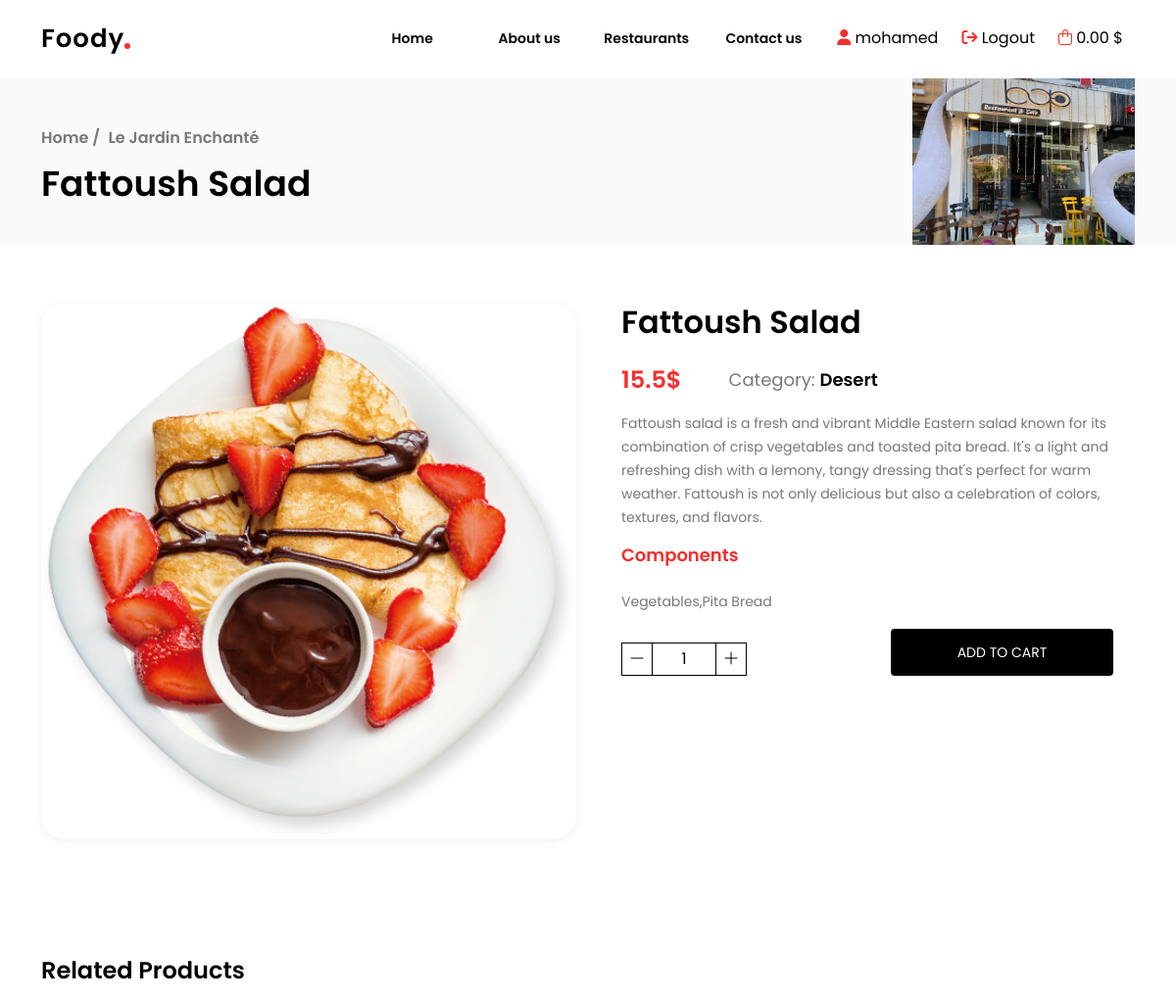
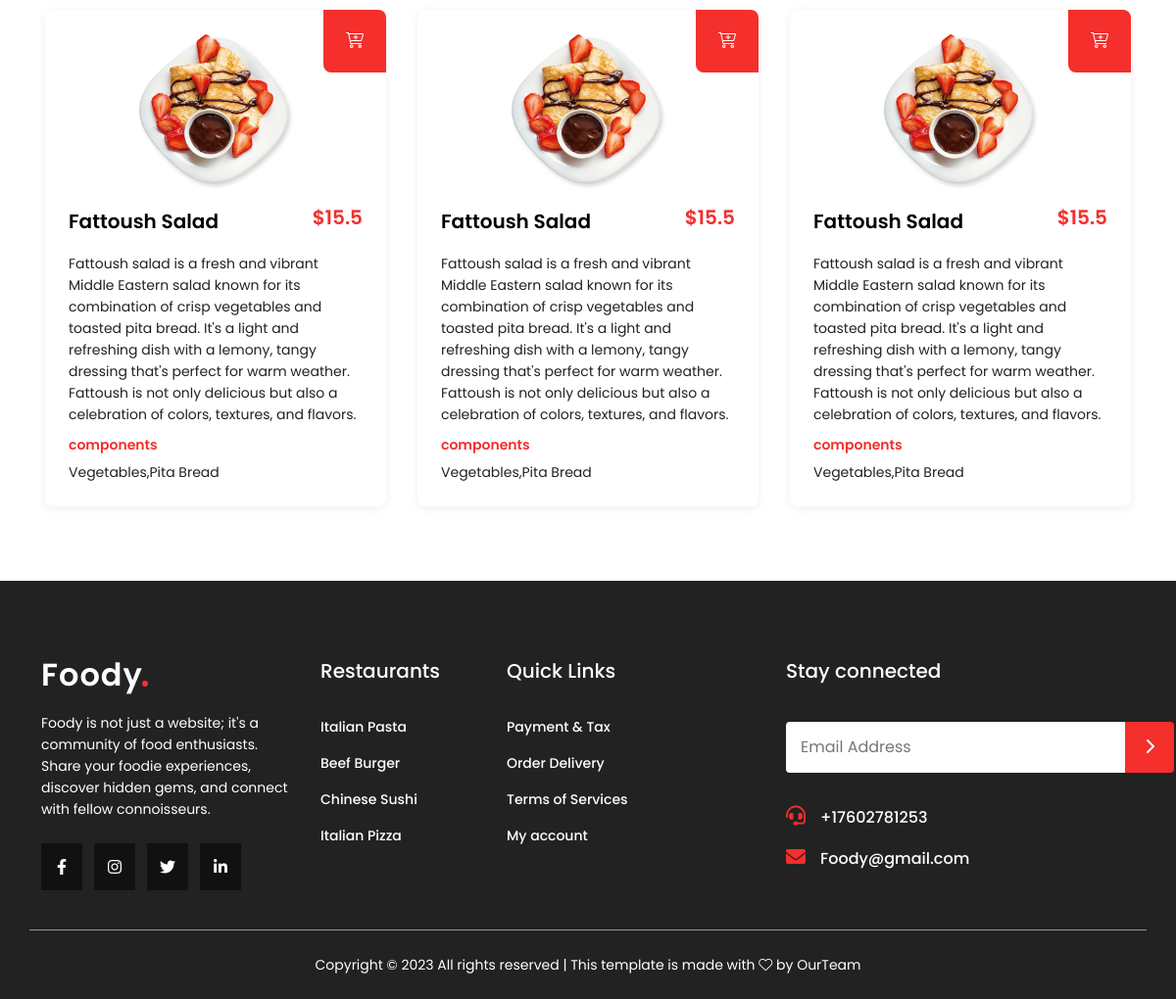
Page /product-details.php?id=2 (signed in) on the earlier database version (2 pictures, top to bottom).
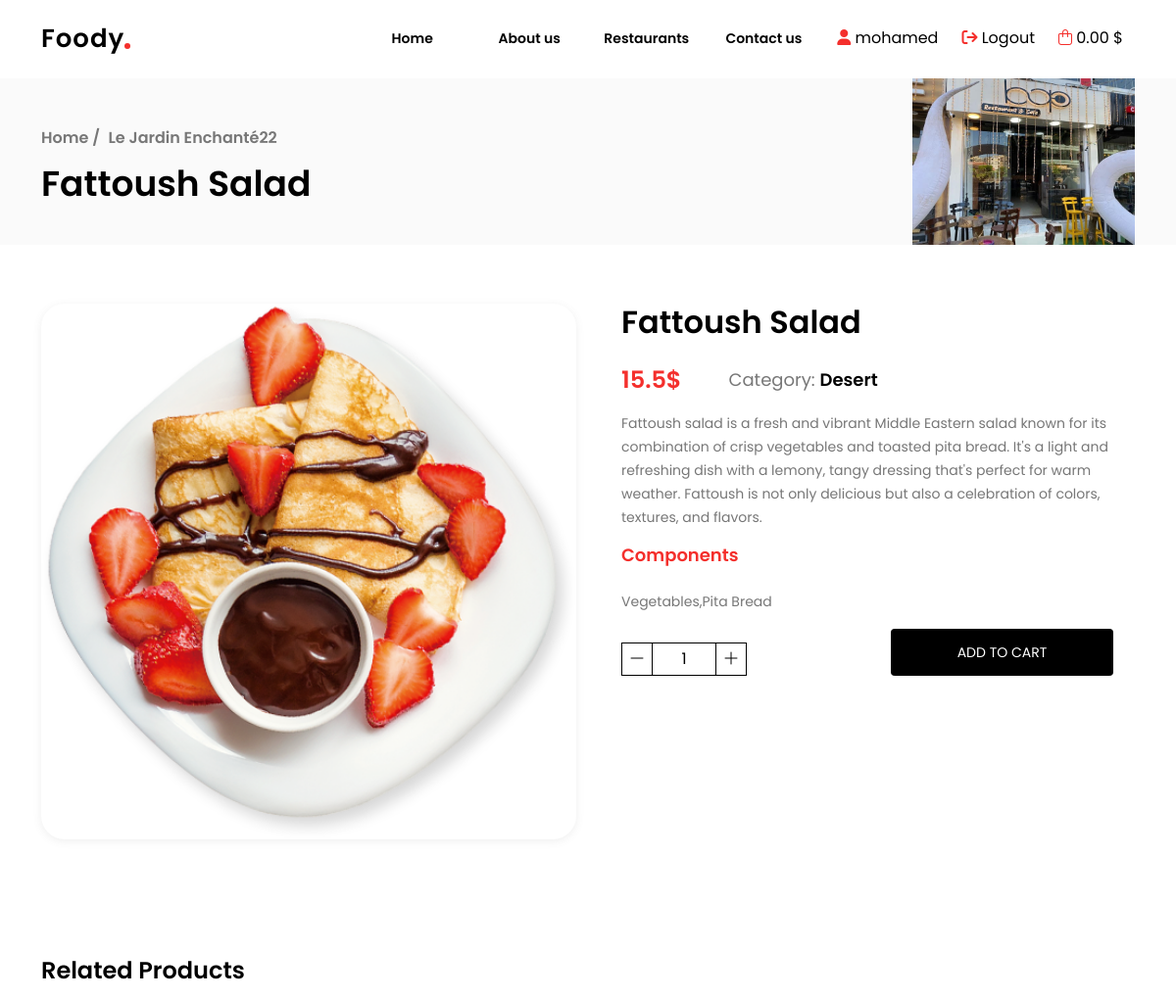
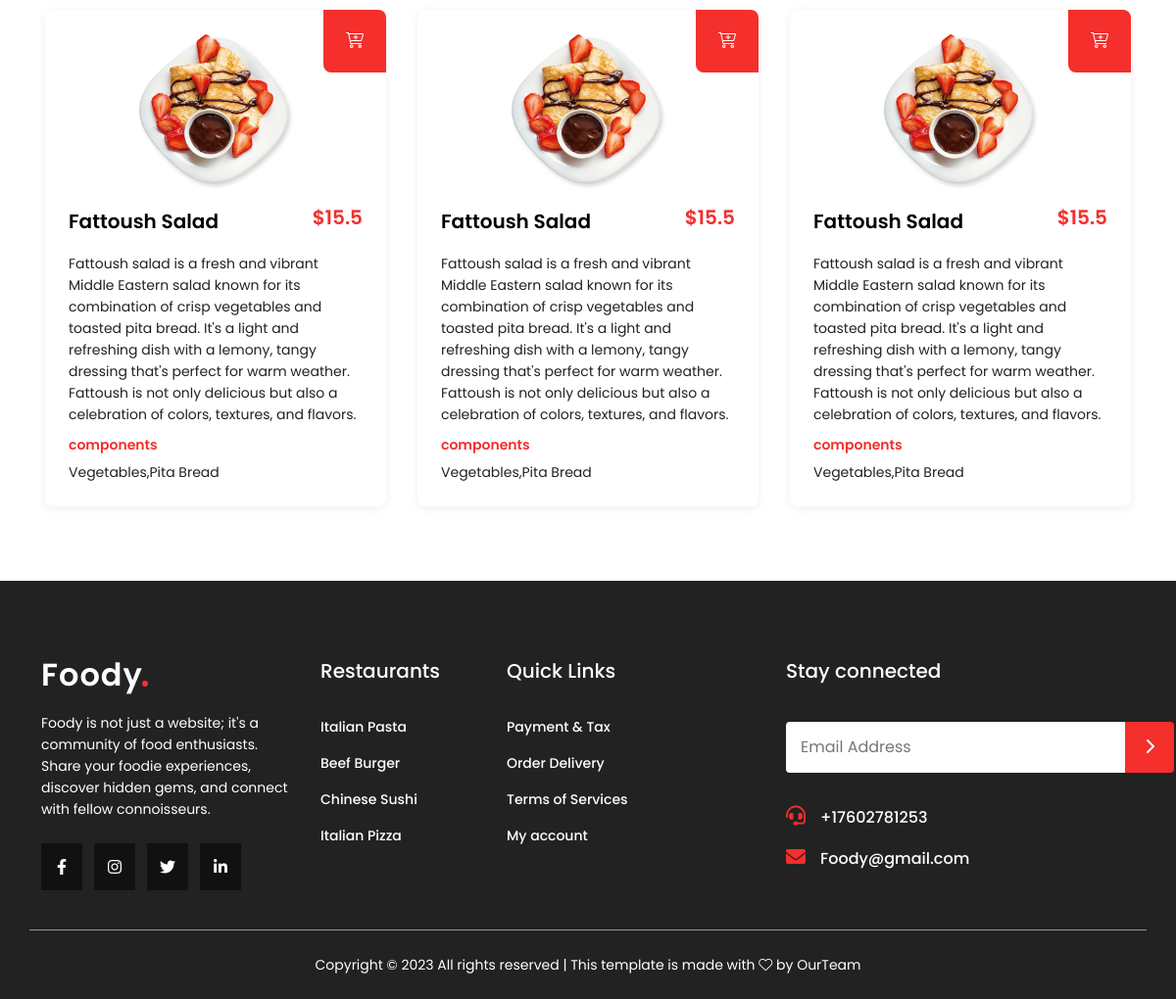
Same page on the later database version (2 pictures, top to bottom).
### tables this page shows
CREATE TABLE `restaurants` (
  `restaurant_id` int(11) NOT NULL,
  `restaurant_name` varchar(200) NOT NULL,
  `restaurant_address` text NOT NULL,
  `restaurant_phone` varchar(100) NOT NULL,
  `restaurant_username` varchar(250) NOT NULL,
  `restaurant_password` varchar(250) NOT NULL,
  `city_id` int(11) NOT NULL,
  `restaurant_image` varchar(500) NOT NULL
);

CREATE TABLE `menu_item` (
  `item_id` int(11) NOT NULL,
  `restaurant_id` int(11) NOT NULL,
  `item_name` varchar(300) NOT NULL,
  `item_description` text NOT NULL,
  `item_price` double NOT NULL,
  `item_ingredients` text NOT NULL,
  `item_image` varchar(500) NOT NULL,
  `cat_id` int(11) NOT NULL
);

CREATE TABLE `menu_categories` (
  `cat_id` int(11) NOT NULL,
  `cat_name` varchar(250) NOT NULL,
  `restaurant_id` int(11) NOT NULL,
  `cat_image` varchar(500) NOT NULL
);

### helper.php (called while the page is built, shortened)
<?php
if (!function_exists('runQuery')) {
    function runQuery($query)
    {
        $servername = "localhost";
        $username = "root";
        $password = "";
        $database = "resturants";
        $conn = new mysqli($servername, $username, $password, $database);
        $conn->set_charset("utf8");
        return $conn->query($query);
    }
}
if (!function_exists('runOneQuery')) {
    function runOneQuery($query)
    {
        $servername = "localhost";
        $username = "root";
        $password = "";
        $database = "resturants";
        $conn = new mysqli($servername, $username, $password, $database);
        return $conn->query($query)->fetch_assoc();
    }
}

### product-details.php (the view, shortened to what this page needs)
<?php
require 'helper.php';
$selectTheProductSql = "SELECT * FROM menu_item WHERE item_id = {$_GET['id']}";
$selectTheProductResult = runQuery($selectTheProductSql);
$selectTheProductResult = $selectTheProductResult->fetch_assoc();
$categoryResult = runOneQuery("SELECT * FROM menu_categories WHERE cat_id = {$selectTheProductResult['cat_id']}");
$restaurantResult = runOneQuery("SELECT * FROM restaurants WHERE restaurant_id = {$selectTheProductResult['restaurant_id']}");
$customer_id = $_SESSION['user']['Customer_id'];
$item_id = $_GET['id'] ?? 0;
$selectCountSql = "SELECT * FROM `cart` where `customer_id` = $customer_id And `item_id` = {$item_id}";
$selectCountResult = runQuery($selectCountSql);
$selectCountOne = $selectCountResult->fetch_assoc();
$selectAnotherProductsSql = "SELECT * FROM menu_item WHERE item_id != {$_GET['id']} AND cat_id = {$categoryResult['cat_id']} ORDER BY RAND() LIMIT 3";
$selectAnotherProductsResult = runQuery($selectAnotherProductsSql);
?>
<!DOCTYPE html>
<html lang="en">
<head>
    <?php
    require_once 'layout/assets/css.php'
    ?>
</head>
<body>
<?php
require_once 'layout/inc/header.php'
?>
<main>
    <section class="section_header">
        <div class="container d-flex justify-content-between">
            <div class="navigation">
                <h2>
                    <a href="index.php">Home /</a>
                    <a href="restaurant.php?id=<?php echo $restaurantResult['restaurant_id'] ?>"><?php echo $restaurantResult['restaurant_name'] ?></a>
                    <br> <?php echo $selectTheProductResult['item_name'] ?>
                </h2>
            </div>
            <div class="thumb_img">
                <img src="<?php echo $restaurantResult['restaurant_image'] ?>" alt="thumb">
            </div>
        </div>
    </section>
    <section class="product-details-section">
        <div class="container">
            <div class="row justify-content-between">
                <div class="col-lg-6 col-12">
                    <div class="image">
                        <img src="<?php echo $selectTheProductResult['item_image'] ?>" alt="product-details">
                    </div>
                </div>
                <div class="col-lg-6 col-12">
                    <div class="pro_overview">
                        <h3><?php echo $selectTheProductResult['item_name'] ?></h3>
                        <div class="d-flex gap-5 align-items-center">
                            <h4><?php echo $selectTheProductResult['item_price'] ?>$</h4>
                            <p class="category">Category: <span><?php echo $categoryResult['cat_name'] ?></span></p>
                        </div>
                        <p>
                            <?php echo $selectTheProductResult['item_description'] ?>
                        </p>
                        <h6>
                            Components
                        </h6>
                        <p>
                            <?php echo $selectTheProductResult['item_ingredients'] ?>
                        </p>
                        <form action="add-to-cart.php">
                            <div class="d-flex align-items-end gap-5">
                                <div class="quantity">
                                    <button type="button" class="cartButton"
                                            data-id="<?php echo $selectTheProductResult['item_id'] ?>"
                                            data-type="minus">
                                        <i class="fa-sharp fa-light fa-minus"></i>
                                    </button>
                                    <input type="number" id="cartInput<?php echo $selectTheProductResult['item_id'] ?>"
                                           value="<?php echo $selectCountOne['qty'] ?? 1 ?>" name="qty" min="0" max="99"
                                           step="1"/>
                                    <button type="button" class="cartButton"
                                            data-id="<?php echo $selectTheProductResult['item_id'] ?>" data-type="plus">
                                        <i class="fa-sharp fa-light fa-plus"></i>
                                    </button>
                                </div>
                                <div class="add_cart">
                                    <button type="submit">
                                        <?php
                                        echo $selectCountResult->num_rows > 0 ? 'Update The CART' : 'ADD TO CART';
                                        ?>
                                    </button>
                                </div>
                            </div>
                        </form>
                    </div>
                </div>
            </div>
        </div>
    </section>
    <section class="related_products">
        <div class="container">
            <h2>Related Products</h2>
            <div class="row">
                <?php
                if ($selectAnotherProductsResult->num_rows > 0) {
                    while ($row = $selectAnotherProductsResult->fetch_assoc()) {
                        ?>
                        <div class="col-lg-4 col-md-6 col-12 p-3">
                            <div class="product-card">
                                <span>
                                    <a href="add-to-cart.php?id=<?php echo $row['item_id'] ?>" style="color: white">
                                       <i class="fa-light fa-cart-plus"></i>
                                    </a>
                            </span>
                                <a href="product-details.php?id=<?php echo $row['item_id'] ?>" class="pro_img">
                                    <img src="<?php echo $row['item_image'] ?>" alt="">
                                </a>
                                <div class="pro_info">
                                    <a href="product-details.php?id=<?php echo $row['item_id'] ?>"><?php echo $row['item_name'] ?></a>
                                    <h4>$<?php echo $row['item_price'] ?></h4>
                                </div>
                                <div class="pro_description">
                                    <p>
                                        <?php echo $row['item_description'] ?>
                                    </p>
                                    <h6>components</h6>
                                    <p><?php echo $row['item_ingredients'] ?></p>
                                </div>
                            </div>
                        </div>
                        <?php
                    }
                }
                ?>
            </div>
        </div>
    </section>
</main>
<?php
require_once 'layout/inc/footer.php'
?>
</body>
</html>

### layout/assets/css.php (shortened to what this page needs)
<link rel="stylesheet" href="assets/css/bootstrap.min.css">
<link rel="stylesheet" href="assets/css/main.css">
<link rel="stylesheet" href="assets/css/style.css">

### layout/inc/header.php (shortened to what this page needs)
<?php
require(__DIR__ . '/../../helper.php');
$customer_id = $_SESSION['user']['Customer_id'] ?? 0;
$selectAllCartSql = "SELECT
    cart.customer_id,
    SUM(cart.qty * menu_item.item_price) AS total_price
FROM
    cart
JOIN
    menu_item ON cart.item_id = menu_item.item_id
WHERE
    cart.customer_id = {$customer_id}
GROUP BY
    cart.customer_id;";
$selectAllCartResult = runOneQuery($selectAllCartSql);
?>
<header>
    <nav class="container">
        <div class="logo">
            <a href="index.php">Foody</a>
        </div>
        <ul class="nav-links">
            <li>
                <a href="index.php" class="nav-link active">Home</a>
            </li>
            <li>
                <a href="about-us.html" class="nav-link">About us</a>
            </li>
            <li>
                <a href="restaurants.html" class="nav-link">Restaurants</a>
            </li>
            <li>
                <a href="contct-us.html" class="nav-link">Contact us</a>
            </li>
        </ul>
        <div class="btns">
            <?php
            if (isset($_SESSION['user']['loggedin']) && $_SESSION['user']['loggedin'] == true) {
                ?>
                <div class="btn">
                    <a href="account.php">
                        <i class="fa-solid fa-user"></i>
                        <span><?php echo $_SESSION['user']['Customer_name']; ?></span>
                    </a>
                </div>
                <div class="btn">
                    <a href="logout.php">
                        <i class="fa-solid fa-sign-out"></i>
                        <span>Logout</span>
                    </a>
                </div>
                <div class="btn">
                    <a href="shopping-cart.php">
                        <i class="fa-light fa-bag-shopping"></i>
                        <span> <?php echo $selectAllCartResult['total_price']??'0.00' ?> $</span>
                    </a>
                </div>
                <?php
            }
            ?>
        </div>
    </nav>
</header>

### layout/inc/footer.php
<footer>
    <div class="container">
        <div class="row">
            <div class="col-lg-3 col-md-6 col-12">
                <div class="logo">
                    <a href="#home">Foody <span></span></a>
                </div>
                <p>
                    Foody is not just a website; it's a community of food enthusiasts. Share your foodie
                    experiences, discover hidden gems, and connect with fellow connoisseurs.
                </p>
                <div class="social">
                    <a href="#home"><i class="fa-brands fa-facebook-f"></i></a>
                    <a href="#home"><i class="fa-brands fa-instagram"></i></a>
                    <a href="#home"><i class="fa-brands fa-twitter"></i></a>
                    <a href="#home"><i class="fa-brands fa-linkedin-in"></i></a>
                </div>
            </div>
            <div class="col-lg-2 col-md-6 col-12">
                <h3>Restaurants</h3>
                <ul>
                    <li><a href="#">Italian Pasta</a></li>
                    <li><a href="#">Beef Burger</a></li>
                    <li><a href="#">Chinese Sushi</a></li>
                    <li><a href="#">Italian Pizza</a></li>
                </ul>
            </div>
            <div class="col-lg-3 col-md-6 col-12">
                <h3>Quick Links</h3>
                <ul>
                    <li><a href="#">Payment & Tax</a></li>
                    <li><a href="#">Order Delivery</a></li>
                    <li><a href="#">Terms of Services</a></li>
                    <li><a href="#">My account</a></li>
                </ul>
            </div>
            <div class="col-lg-4 col-md-6 col-12">
                <h3>Stay connected</h3>
                <form action="">
                    <input type="text" placeholder="Email Address">
                    <button type="submit"><i class="fa-solid fa-chevron-right"></i></button>
                </form>
                <h4><i class="fa-solid fa-headset"></i><a href="tel++17602781253">+17602781253</a></h4>
                <h4><i class="fa-solid fa-envelope"></i><a href="mailto:Foody@gmail.com">Foody@gmail.com</a></h4>
            </div>
            <div class="copy d-flex align-items-center justify-content-center">
                <p>
                    Copyright © 2023 All rights reserved | This template is made with
                    <i class="fa-light fa-heart"></i> by OurTeam
                </p>
            </div>
        </div>
    </div>
</footer>

Differences in the rows shown:
changed restaurants: restaurant_name "Le Jardin Enchanté" → "Le Jardin Enchanté22"
